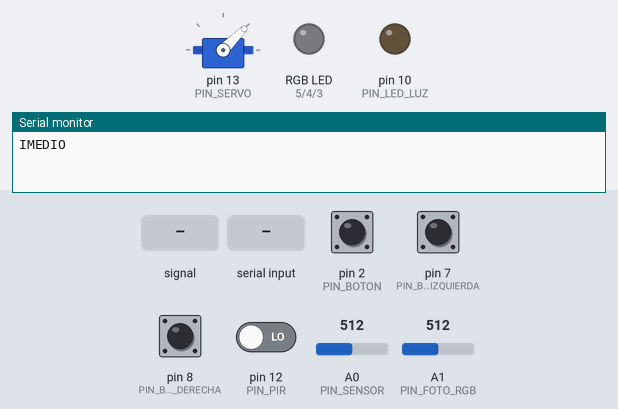
Bench run of a sketch on a simulated Arduino Uno, built with avr-gcc and run on an emulated ATmega328P. Shown: servo, an RGB LED mixed from three pins (HIGH = lit), output pins drawn as LEDs (lit = HIGH), the last lines printed to the serial monitor. The test bench sets the inputs (shaded band); at power-on: pin 2 (PIN_BOTON), pin 7 (PIN_BOTON_IZQUIERDA), pin 8 (PIN_BOTON_DERECHA), pin 12 (PIN_PIR) LOW, A1 (PIN_FOTO_RGB) = 512, A0 (PIN_SENSOR) = 512.

Above: at 1.2 s.
1.3 s: A0 (PIN_SENSOR) fed a 200 Hz sine of ±460 counts around its level
At 2.2 s:
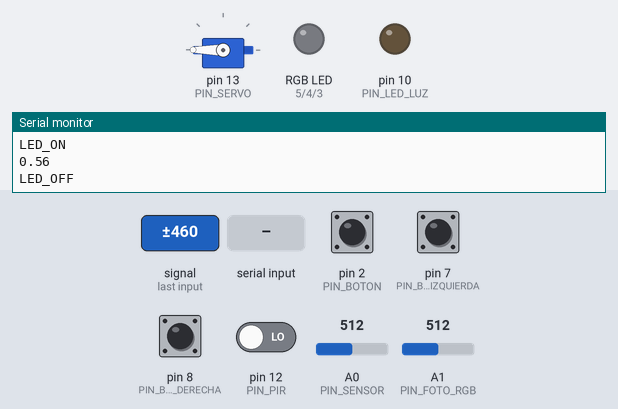
4.3 s: "LED_ON\n" received over Serial
At 5.6 s:
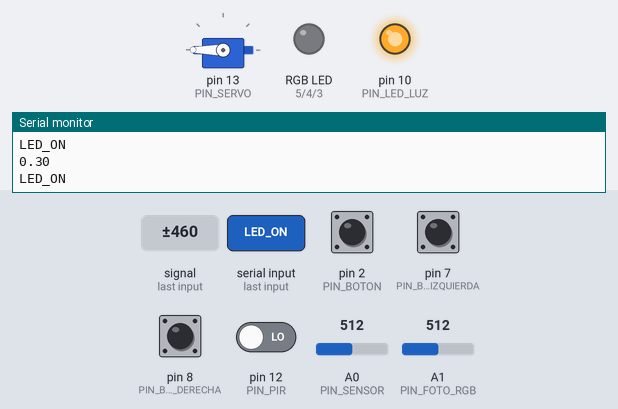
7.3 s: pin 12 (PIN_PIR) driven HIGH
At 8.7 s:
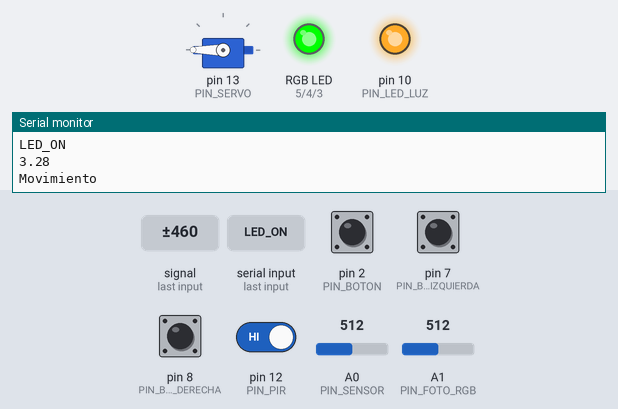
10.3 s: A1 (PIN_FOTO_RGB) set to 185
13.3 s: A1 (PIN_FOTO_RGB) set to 162
At 16.2 s:
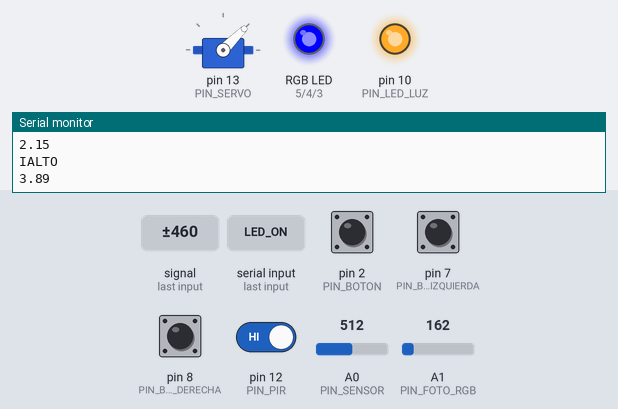
16.3 s: pin 7 (PIN_BOTON_IZQUIERDA) pulled HIGH for 0.15 s
At 17.2 s:
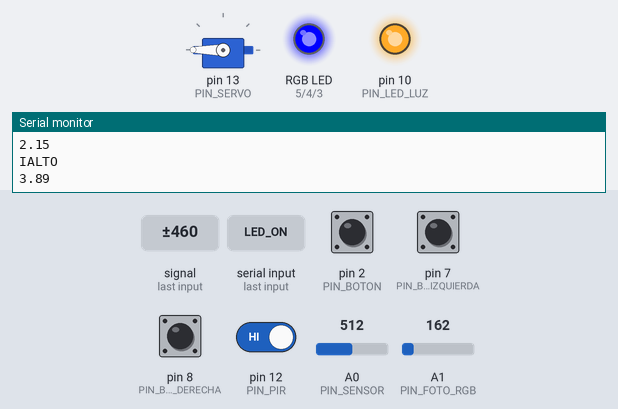
Timing chart, 0 to 18.9 s (numbered marks = the images above; inputs shaded):
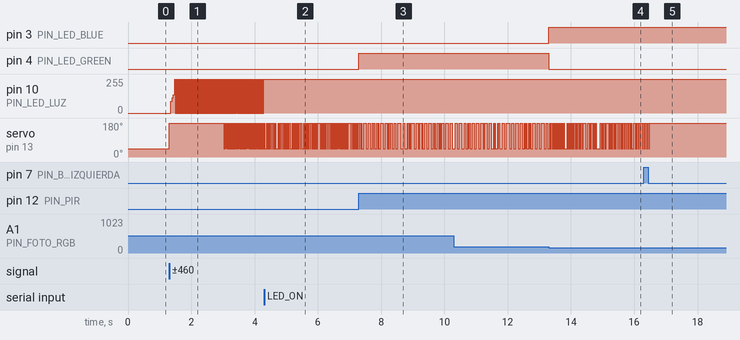

Measured:
- the behaviour switches between 174 and 173 on A1 (PIN_FOTO_RGB) (found by bisection; images 3 and 4)
- after the input at 1.3 s, servo on pin 13 (PIN_SERVO): 45° → 180° at once, then repeats every 0.03 s: 45° 0.01 s, 180° 0.02 s
- after the input at 4.3 s, pin 10 (PIN_LED_LUZ): stops changing and stays 255/255
- after the input at 7.3 s, pin 4 (PIN_LED_GREEN): LOW → HIGH at once
- after the input at 13.3 s, pin 3 (PIN_LED_BLUE): LOW → HIGH at once; pin 4 (PIN_LED_GREEN): HIGH → LOW at once
- after the input at 16.3 s, servo on pin 13 (PIN_SERVO): goes on until 16.5 s, then stays 180°

The sketch:

proyectoFinal_205857.ino
```cpp
//Librerias necesarias
#include <Servo.h>
#include <Bounce2.h>

//Definir variables
const int PIN_SENSOR = A0;
const int PIN_FOTO_RGB = A1;

const unsigned int PIN_SERVO = 13;
// PIN LED
const int PIN_LED_LUZ = 10;

// Pines del Arduino en los que se conectan las patas del LED RGB
const int PIN_LED_RED = 5;
const int PIN_LED_GREEN = 4;
const int PIN_LED_BLUE = 3;

// PIN PIR
const int PIN_PIR = 12;
//PIN BOTON
const unsigned int PIN_BOTON_IZQUIERDA = 7;
const unsigned int PIN_BOTON_DERECHA = 8;
const unsigned int PIN_BOTON = 2;


int estado;

//pausas
const int PAUSA = 500;
const int DURACION = 3000;
const long PERIODO = 3000;

unsigned long lapsoAnterior = 0;
unsigned long lapsoActual = 0;

//comunicación
const unsigned int BAUD_RATE = 9600;

//variables necesarias
const float luzDia = 0.90;
int ledDia = HIGH;

const int LOFF = 1, LON = 2, LAUTO = 3;
int estado_luz = LAUTO;

//estados de cada LED
int estadoLedRed = HIGH;
int estadoLedGreen = LOW;
int estadoLedBlue = LOW;

// estado en el que se puede encontrar el sensor pir
int estadoAntPir = LOW;
int estadoPir = LOW;
// Intervalo en que el rebote se acaba
const long INTER_REBOTE = 250;

// Angulos) en los que se posicionara el servo
//const int angulos[] = {0, 45, 90, 135, 180};
int angulo = 0;
// Crea una instancia de la clase Servo, que implemeta la biblioteca servo.
Servo servo;

bool cambio = false;

Bounce debouncer = Bounce();
Bounce debouncerDer = Bounce();
Bounce debouncerButton = Bounce();

int estadoLed = LOW;


//Ventana automatica/manual
boolean ventanaAutomatica = true;
int anguloVentanaAutomatica = 0;

//Intencidad led
const int IBAJA = 1, IMEDIO = 2, IALTO = 3;
int intencidad = IBAJA;
int intencidadAnterior = IBAJA;

bool estadoIntencidad = true;

const int LED_ON = 1, LED_OFF = 2, LED_AUTO = 3;
int estadoLED = LED_AUTO;
bool aEstadoLed = false;
bool aEstadoLedAnterior = false;

bool estadoRGB_actual = false;
bool aLedAuto=true;

void setup() {
  Serial.begin(BAUD_RATE);
  // Establece el pin de control del servo
  servo.attach(PIN_SERVO);

  pinMode(PIN_LED_RED, OUTPUT);
  pinMode(PIN_LED_GREEN, OUTPUT);
  pinMode(PIN_LED_BLUE, OUTPUT);

  pinMode(PIN_LED_LUZ, OUTPUT);

  pinMode(PIN_BOTON, INPUT);
  pinMode(PIN_BOTON_IZQUIERDA, INPUT);
  pinMode(PIN_BOTON_DERECHA, INPUT);

  debouncer.attach(PIN_BOTON_IZQUIERDA);
  debouncerDer.attach(PIN_BOTON_DERECHA);
  debouncerButton.attach(PIN_BOTON);

  // Establece el intervalo (en ms) de espera para eliminar el
  // ruido
  debouncer.interval(25);
  debouncerDer.interval(25);
  debouncerButton.interval(25);
  digitalWrite(PIN_LED_LUZ, estadoLed);

  pinMode(PIN_PIR, INPUT);
  servo.write(0);
}

void loop() {
  char comando[10];
  //Se actualiza el estado de los debouncer
  debouncer.update();
  debouncerDer.update();
  debouncerButton.update();

  //se verifica si es que fueron presionados
  if (debouncer.fell()) {
    //Serial.println("izquierda");
    ventanaAutomatica = false;
    botonIzquierda();
  }
  if (debouncerDer.fell()) {
    //Serial.println("derecha");
    ventanaAutomatica = false;
    botonDerecha();
  }
  if (debouncerButton.fell()) {
    cambiarEstadoRGB();
  }

  //Si el estado la luz esta en automatico entonces se evaluará si existe la presencia de una persona
  if (estado_luz == LAUTO) {
    int valorPir = digitalRead(PIN_PIR);
    // Si se detecta movimiento
    if (valorPir == HIGH) {
      // se enciende el LED
      estadoLEDS();
      if (estadoAntPir == LOW) {
        Serial.println("Movimiento");
        estadoRGB_actual = true;
        estadoAntPir = HIGH;
      }
    }
    // Si no se detecto movimiento
    else {
      // Apaga el LED
      estadoRGB_actual = false;
      RGB_color(0, 0, 0);
      // Si habia movimiento anteriormente
      if (estadoAntPir == HIGH) {
        estadoAntPir = LOW;
      }
    }
  }
  //la intencidad se puede controlar de manera automatica o establecer de manera manual
  // Si se encuentra automatica entonces revisa el nivel de luz
  if (estadoIntencidad) {
    int nivelLuzRGB = analogRead(PIN_FOTO_RGB);
    float valorF = nivelLuzRGB * (5.0 / 1023.0);
    cambiarIntencidad(valorF);
  }

  //Se toma el valor de la intencidad
  int nivelLuz = analogRead(PIN_SENSOR);
  float valor = nivelLuz * (5.0 / 1023.0);
  if (valor < .85) {
    aEstadoLed = true;
    anguloVentanaAutomatica = 180;
  } else {
    aEstadoLed = false;
    anguloVentanaAutomatica = 45;
  }

  if (aEstadoLed != aEstadoLedAnterior && aLedAuto) {
    aEstadoLedAnterior = aEstadoLed;
    cambiarEstadoLed();
    Serial.println(valor);
  } else {
    long lapsoActual = millis();
    if (lapsoActual - lapsoAnterior >= PERIODO) {
      Serial.println(valor);
      lapsoAnterior = lapsoActual;
    }
  }
  if (ventanaAutomatica) {
    servo.write(anguloVentanaAutomatica);
  }

  if (Serial.available() > 0) {
    int n = Serial.readBytesUntil('\n', comando, 9);
    comando[n] = '\0';
    manejarRecibido(comando);
  }
}

void cambiarEstadoLed() {
  if (aEstadoLed) {
    digitalWrite(PIN_LED_LUZ, HIGH);
    Serial.println("LED_ON");
  } else {
    digitalWrite(PIN_LED_LUZ, LOW);
    Serial.println("LED_OFF");
  }
}

void manejarRecibido(char comando[]) {
  if (!strcmp(comando, "LON")) {
    estado_luz = LON;
    estadoLEDS();
    Serial.println("LON");
  }
  else if (!strcmp(comando, "LOFF")) {
    estado_luz = LOFF;
    RGB_color(0, 0, 0);
    Serial.println("LOFF");
  }
  else if (!strcmp(comando, "LAUTO")) {
    estado_luz = LAUTO;
    Serial.println("LAUTO");
  }
  else if (!strcmp(comando, "IBAJA")) {
    intencidad = IBAJA;
    estadoIntencidad = false;
    Serial.println("IBAJA");
  }
  else if (!strcmp(comando, "IMEDIO")) {
    intencidad = IMEDIO;
    estadoIntencidad = false;
    Serial.println("IMEDIO");
  }
  else if (!strcmp(comando, "IALTO")) {
    intencidad = IALTO;
    estadoIntencidad = false;
    Serial.println("IALTO");
  }
  else if (!strcmp(comando, "IAUTO")) {
    estadoIntencidad = true;
    estado_luz = LAUTO;
    Serial.println("IAUTO");
  }
  else if (!strcmp(comando, "LED_ON")) {
    aLedAuto=false;
    estadoLED = LED_ON;
    digitalWrite(PIN_LED_LUZ, HIGH);
    Serial.println("LED_ON");
  }
  else if (!strcmp(comando, "LED_OFF")) {
    estadoLED = LED_OFF;
    aLedAuto=false;
    digitalWrite(PIN_LED_LUZ, LOW );
    Serial.println("LED_OFF");
  }
  else if (!strcmp(comando, "LED_AUTO")) {
    estadoLED = LED_ON;
    aLedAuto=true;
    Serial.println("LED_AUTO");
  }
  else if (!strcmp(comando, "A45")) {
    ventanaAutomatica = false;
    servo.write(45);
    Serial.println("A45");
  }
  else if (!strcmp(comando, "A90")) {
    ventanaAutomatica = false;
    servo.write(90);
    Serial.println("A90");
  }
  else if (!strcmp(comando, "A135")) {
    ventanaAutomatica = false;
    servo.write(135);
    Serial.println("A135");
  }
  else if (!strcmp(comando, "A180")) {
    ventanaAutomatica = false;
    servo.write(180);
    Serial.println("A180");
  }
  else if (!strcmp(comando, "VAUT")) {
    ventanaAutomatica = true;
    servo.write(45);
    Serial.println("VAUT");
  }
}

void cambiarIntencidad(float valorF) {
  if (valorF < .85) {
    intencidad = IALTO;
  } else if (valorF > .80 && valorF < 3) {
    intencidad = IMEDIO;
  }
  else if (valorF > 3) {
    intencidad = IBAJA;
  }
  if (intencidad != intencidadAnterior) {
    intencidadAnterior = intencidad;
    enviarEstadoIntencidad();
  }
  if (estadoRGB_actual) {
    estadoLEDS();
  }
}

void enviarEstadoIntencidad() {
  if (intencidad == IALTO) {
    Serial.println("IALTO");
  } else if (intencidad == IMEDIO) {
    Serial.println("IMEDIO");
  } else if (intencidad == IBAJA) {
    Serial.println("IBAJA");
  }
}


void cambiarEstadoRGB() {
  if (estado_luz == LAUTO) {
    estado_luz = LON;
    estadoLEDS();
    estadoRGB_actual = true;
  }
  else if (estado_luz == LON) {
    estado_luz = LOFF;
    RGB_color(0, 0, 0);
    estadoRGB_actual = false;
  }
  else if (estado_luz == LOFF) {
    estado_luz = LAUTO;
  }
}

void estadoLEDS() {
  // Prender/apagar el LED
  if (intencidad == IBAJA) {
    RGB_color(255, 0, 0);
  } else if (intencidad == IMEDIO) {
    RGB_color(0, 255, 0);
  } else if (intencidad == IALTO) {
    RGB_color(0, 0, 255);
  }
}

void botonIzquierda() {
  if (angulo > 45) {
    angulo -= 45;
    servo.write(angulo);
  }
}

void botonDerecha() {
  if (angulo < 180) {
    angulo += 45;
  } else {
    angulo = 45;
  }
  servo.write(angulo);
}

void RGB_color(int red, int green, int blue) {
  analogWrite(PIN_LED_RED, red);
  analogWrite(PIN_LED_GREEN, green);
  analogWrite(PIN_LED_BLUE, blue);
}
```
